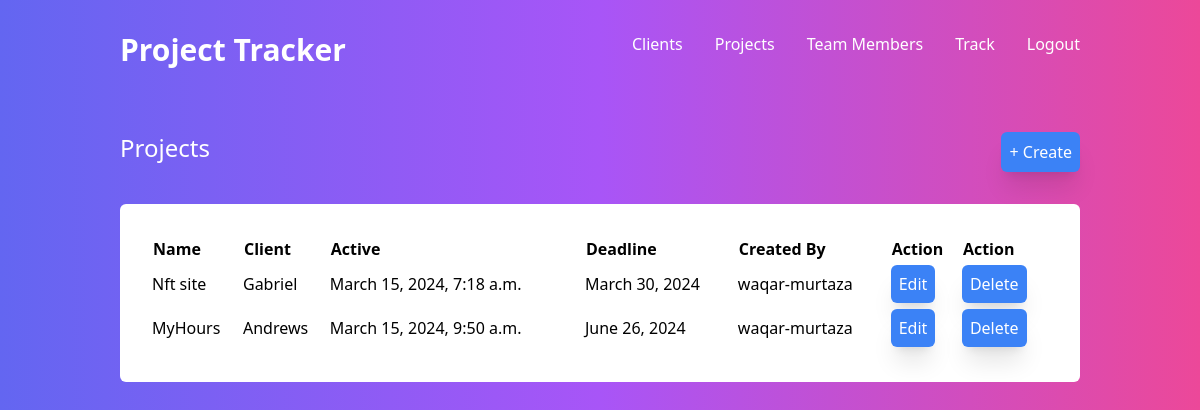
Page /projects/ (signed in) on the committed database.
### project_tracker/models.py (models this page shows, shortened)
class Project(models.Model):
    client = models.ForeignKey(Client, on_delete=models.CASCADE, related_name = 'projects')
    project_name = models.CharField(max_length=255)
    project_created = models.DateTimeField(auto_now_add=True, null=True)
    project_deadline = models.DateField()

class Client(models.Model):
    company = models.ForeignKey(Company, on_delete=models.CASCADE, null=True, related_name = 'clients')
    client_name = models.CharField(max_length=255)
    client_contact = PhoneNumberField(null=True)
    CHOICES = [
        ('active', 'Active'),
        ('deactive', 'Deactive'),
    ]
    client_status = models.CharField(max_length=255, choices=CHOICES, default = 'Active')
    def __str__(self):
        return f"{self.client_name}"

### project_tracker/decorators.py (the view)
        def wrapper_func(request, *args, **kwargs):
            if request.user.groups.exists():
                group = request.user.groups.all()[0].name
                print(group)
                if group in allowed_roles or not allowed_roles:
                    return view_func(request, *args, **kwargs)
            return HttpResponse("You are not allowed to view this")

### project_tracker/views.py (called while the page is built)
@allowed_users(allowed_roles=['Admin'])
def projects(request):
    clients = request.user.company.clients.all()
    myprojects = Project.objects.filter(client__in=clients)
    username = request.user.username
    return render(request, "projects.html", {"myprojects": myprojects, "username": username})

### project_tracker/templates/projects.html (shortened to what this page needs)
{% load static %}
<!DOCTYPE html>
<html lang="en">
<head>
    <link rel="stylesheet" href="{% static 'css/style.css' %}">
    <link rel="stylesheet" href="{% static 'css/morestyles.css' %}">
</head>
<body class="bg-gradient-to-r from-indigo-500 via-purple-500 to-pink-500">
    <header class="container mx-auto text-white p-8" >
        <nav class="flex justify-around font-medium">
            <div class="font-semibold text-3xl flex-1">
                <a class="decoration-0 " href="{% url 'home' %}">Project Tracker</a>
            </div>
            <ul class="decoration-0 flex gap-x-8">
                <li ><a href="{% url 'home' %}">Clients</a></li>
                <li ><a href="{% url 'projects' %}">Projects</a></li>
                <li><a href="{% url 'team' %}">Team Members</a></li>
                <li><a href="{% url 'track' %}">Track</a></li>
                <li><a href="{% url 'logout' %}">Logout</a></li>
            </ul>
        </nav>
    </header>
    <main class="container mx-auto p-8">
        <div class="flex justify-between mb-8">
            <h1 class="text-white text-2xl font-medium">Projects</h1>
            <a class="bg-blue-500 shadow-xl p-2 rounded-md text-white" href="add_project/">+ Create</a>
        </div>
        <div class="rounded-md bg-white p-8">
            <table>
                {% if myprojects %}
                <tr>
                    <th>Name</th>
                    <th>Client</th>
                    <th>Active</th>
                    <th>Deadline</th>
                    <th>Created By</th>
                    <th>Action</th>
                    <th>Action</th>
                </tr>
                {% for project in myprojects %}
                <tr>
                    <td>{{ project.project_name }}</td>
                    <td>{{ project.client }}</td>
                    <td>{{ project.project_created }}</td>
                    <td>{{ project.project_deadline }}</td>
                    <td>{{ username }}</td>
                    <td><a class="bg-blue-500 shadow-xl p-2 rounded-md text-white" href="{% url 'update_project' project.id %}">Edit</a></td>
                    <td><a class="bg-blue-500 shadow-xl p-2 rounded-md text-white" href="{% url 'delete_project' project.id %}">Delete</a></td>
                </tr>
                {% endfor %}
                {% else %}
                <tr>
                    <p class='text-center text-lg'>This view will show Projects you are responsible for</p>
                </tr>
                {% endif %}
            </table>
        </div>
    </main>
</body>
</html>

### static/css/style.css (style rules this page uses)
html, :host { line-height: 1.5; -webkit-text-size-adjust: 100%; -moz-tab-size: 4; -o-tab-size: 4; tab-size: 4; font-family: ui-sans-serif, system-ui, sans-serif, "Apple Color Emoji", "Segoe UI Emoji", "Segoe UI Symbol", "Noto Color Emoji"; font-feature-settings: normal; font-variation-settings: normal; -webkit-tap-highlight-color: transparent; }
body { margin: 0; line-height: inherit; }
h1, h2, h3, h4, h5, h6 { font-size: inherit; font-weight: inherit; }
a { color: inherit; text-decoration: inherit; }
table { text-indent: 0; border-color: inherit; border-collapse: collapse; }
blockquote, dl, dd, h1, h2, h3, h4, h5, h6, hr, figure, p, pre { margin: 0; }
ol, ul, menu { list-style: none; margin: 0; padding: 0; }
.container { width: 100%; }
@media (min-width: 640px) { .container { max-width: 640px; } }
@media (min-width: 768px) { .container { max-width: 768px; } }
@media (min-width: 1024px) { .container { max-width: 1024px; } }
.mx-auto { margin-left: auto; margin-right: auto; }
.mb-8 { margin-bottom: 2rem; }
.flex { display: flex; }
.flex-1 { flex: 1 1 0%; }
.justify-between { justify-content: space-between; }
.justify-around { justify-content: space-around; }
.gap-x-8 { -moz-column-gap: 2rem; column-gap: 2rem; }
.rounded-md { border-radius: 0.375rem; }
.bg-blue-500 { --tw-bg-opacity: 1; background-color: rgb(59 130 246 / var(--tw-bg-opacity)); }
.bg-white { --tw-bg-opacity: 1; background-color: rgb(255 255 255 / var(--tw-bg-opacity)); }
.bg-gradient-to-r { background-image: linear-gradient(to right, var(--tw-gradient-stops)); }
.from-indigo-500 { --tw-gradient-from: #6366f1 var(--tw-gradient-from-position); --tw-gradient-to: rgb(99 102 241 / 0) var(--tw-gradient-to-position); --tw-gradient-stops: var(--tw-gradient-from), var(--tw-gradient-to); }
.via-purple-500 { --tw-gradient-to: rgb(168 85 247 / 0) var(--tw-gradient-to-position); --tw-gradient-stops: var(--tw-gradient-from), #a855f7 var(--tw-gradient-via-position), var(--tw-gradient-to); }
.to-pink-500 { --tw-gradient-to: #ec4899 var(--tw-gradient-to-position); }
.p-2 { padding: 0.5rem; }
.p-8 { padding: 2rem; }
.text-2xl { font-size: 1.5rem; line-height: 2rem; }
.text-3xl { font-size: 1.875rem; line-height: 2.25rem; }
.font-medium { font-weight: 500; }
.font-semibold { font-weight: 600; }
.text-white { --tw-text-opacity: 1; color: rgb(255 255 255 / var(--tw-text-opacity)); }
.decoration-0 { text-decoration-thickness: 0px; }
.shadow-xl { --tw-shadow: 0 20px 25px -5px rgb(0 0 0 / 0.1), 0 8px 10px -6px rgb(0 0 0 / 0.1); --tw-shadow-colored: 0 20px 25px -5px var(--tw-shadow-color), 0 8px 10px -6px var(--tw-shadow-color); box-shadow: var(--tw-ring-offset-shadow, 0 0 #0000), var(--tw-ring-shadow, 0 0 #0000), var(--tw-shadow); }

### static/css/morestyles.css (style rules this page uses)
tr, td { text-align: left; padding: 10px 0; }
table { width : 100%; }
.p-8 { padding: 2rem; }
.text-2xl { font-size: 1.5rem; line-height: 2rem; }

### rows in the picture
Project: project_name "Nft site", client "Gabriel", project_created "March 15, 2024, 7:18 a.m.", project_deadline "March 30, 2024"
Project: project_name "MyHours", client "Andrews", project_created "March 15, 2024, 9:50 a.m.", project_deadline "June 26, 2024"

### other values in the picture
{{ username }} "waqar-murtaza"
